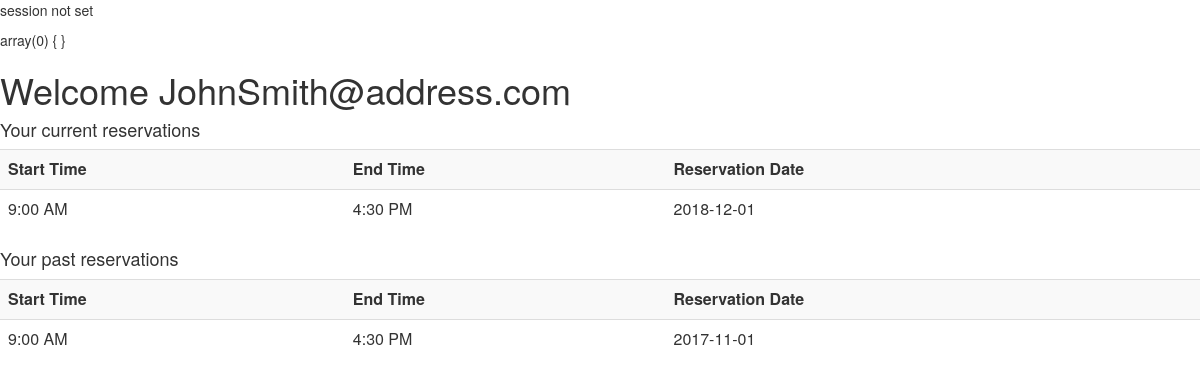
Screenshot of /user.php with the database file from the repository.
### tables this page shows
CREATE TABLE IF NOT EXISTS `reservation` (
    `ResID` int NOT NULL AUTO_INCREMENT PRIMARY KEY,
    `RoomID` int NOT NULL,
    `UserID` int NOT NULL,
    `StartTime` tinyint NOT NULL,
    `EndTime` tinyint NOT NULL,
    `ResDate` date NOT NULL,
    FOREIGN KEY (RoomID) REFERENCES room(RoomID),
    FOREIGN KEY (UserID) REFERENCES user(UserID)
);

### user.php (the view, shortened to what this page needs)
<html lang="en">
<head>
  <link rel="stylesheet" href="https://maxcdn.bootstrapcdn.com/bootstrap/3.3.7/css/bootstrap.min.css">
</head>
<body>
<?
$semail = $_SESSION['Email'];
$suserid = $_SESSION['UserID'];
if(!isset($_SESSION['username'])) {
    echo "<p>session not set</p>";
    var_dump($_SESSION);
    $semail = 'JohnSmith@address.com';
    $suserid = 1;
}
echo "<h1>Welcome $semail</h1>";
$dbuser = 'root';
$dbpass = 'root';
$db = 'test';
$host = 'localhost';
$port = 3306;
$conn = mysqli_connect(
   $host,
   $dbuser,
   $dbpass,
   $db,
   $port
);
$timeArr = array("9:00 AM", "9:30 AM", "10:00 AM", "10:30 AM", "11:00 AM", "11:30 AM", "12:00 PM",
    "12:30 PM", "1:00 PM", "1:30 PM", "2:00 PM", "2:30 PM", "3:00 PM", "3:30 PM", "4:00 PM", "4:30 PM", "5:00 PM");
$sql = "SELECT StartTime, EndTime, ResDate FROM user, reservation WHERE user.UserID=reservation.UserID AND user.UserID='$suserid' AND reservation.ResDate>=CURDATE();";
$result = mysqli_query($conn, $sql);
echo "<h4>Your current reservations</h4>";
echo "<table class='table table-striped'><tr><th>Start Time</th><th>End Time</th><th>Reservation Date</th></tr>";
while($row = mysqli_fetch_array($result)){
	echo "<tr><td>". $timeArr[$row["StartTime"]] ."</td><td>". $timeArr[$row["EndTime"]]."</td><td>". $row["ResDate"]."</td></tr>";
}
echo "</table>";
$sql = "SELECT StartTime, EndTime, ResDate FROM user, reservation WHERE user.UserID=reservation.UserID AND user.UserID='$suserid' AND reservation.ResDate<CURDATE();";
$result = mysqli_query($conn, $sql);
echo "<h4>Your past reservations</h4>";
echo "<table class='table table-striped'><tr><th>Start Time</th><th>End Time</th><th>Reservation Date</th></tr>";
while($row = mysqli_fetch_array($result)){
	echo "<tr><td>". $timeArr[$row["StartTime"]] ."</td><td>". $timeArr[$row["EndTime"]]."</td><td>". $row["ResDate"]."</td></tr>";
}
echo "</table>";
?>
</body>
</html>

### rows the page displays
reservation: StartTime "9:00 AM", EndTime "4:30 PM", ResDate "2018-12-01"
reservation: StartTime "9:00 AM", EndTime "4:30 PM", ResDate "2017-11-01"

### other values shown
$semail "JohnSmith@address.com"
